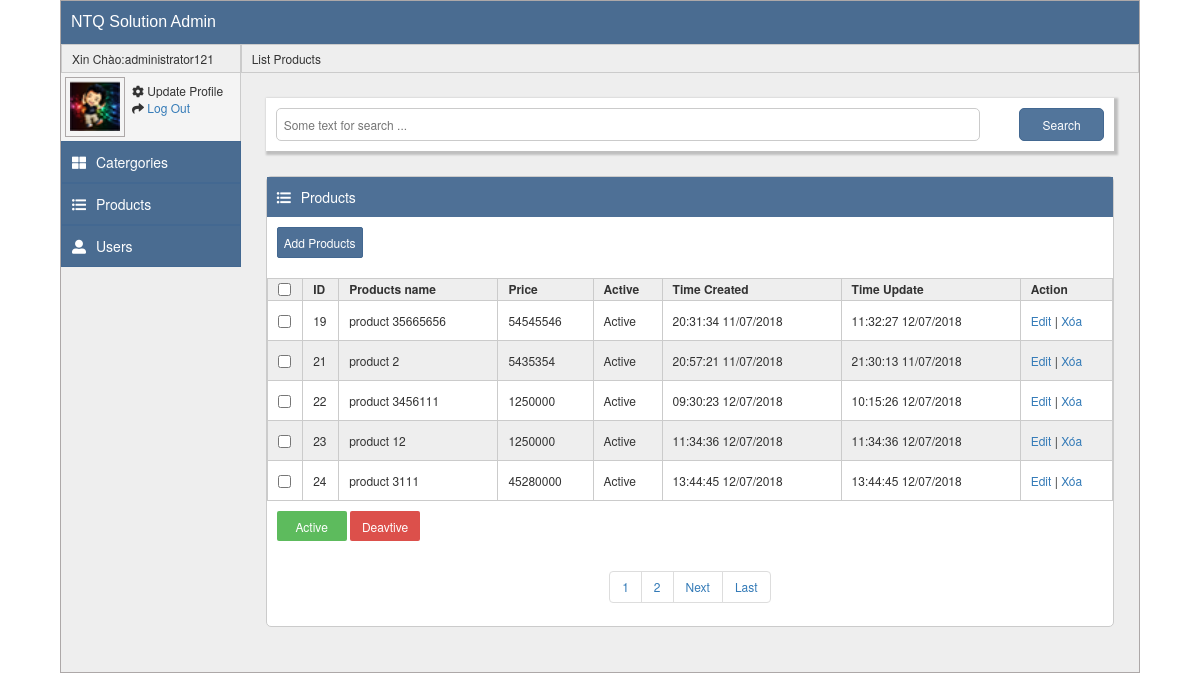
Page /product/index (signed in) on the committed database.
### tables this page shows
CREATE TABLE `product` (
  `id` int(11) NOT NULL,
  `name_product` varchar(255) NOT NULL,
  `image` text NOT NULL,
  `description` text NOT NULL,
  `price` double DEFAULT NULL,
  `status` int(11) DEFAULT '0',
  `time_create` int(11) DEFAULT NULL,
  `time_update` int(11) DEFAULT NULL
);

### libs/Controller.php (called while the page is built, shortened)
<?php
class Controller
{
    public function LoadModel($name)
    {
        $path = __MODEL_PATH . $name . "_Model.php";
        if (file_exists($path)) {
            $this->model = new $name;
        }
    }
}
?>

### libs/Model.php (called while the page is built, shortened)
<?php
class Model{
	protected $DB_HOST = __HOST;
	protected $DB_NAME = __DB_NAME;
	protected $DB_USER = __USER;
	protected $DB_PASSWORD = __PASS;
	protected $conn;
    public function __construct(){
		if ($this->conn == NULL){
	       	$this->conn = mysqli_connect($this->DB_HOST,$this->DB_USER,$this->DB_PASSWORD,$this->DB_NAME) or die ('Lỗi kết nối');
	        mysqli_set_charset($this->conn, 'UTF8');
	    }
	}
	public function query($sql){
		$this->result = mysqli_query($this->conn,$sql);
	}
	public function num_rows(){
		if($this->result){
		    $rows=mysqli_num_rows($this->result);
		}
		else{
		    $rows=0;
		}
		return $rows;
	}
	public function select($table, $where='')
	{
		$sql="select * from $table $where";
		$this->query($sql);
	}
}
?>

### models/product_Model.php (called while the page is built, shortened)
<?php
class product_Model extends Model
{
	public $table="product";
	public function getdata(){
		$this->select($this->table);
		if($this->num_rows()==0){
         return false;
		}else{
		return true;
		}
	}
}
 ?>

### index.php (called while the page is built, shortened)
<?php
require_once(__LIB_PATH."Session.php");
require_once(__LIB_PATH."Controller.php");
require_once(__LIB_PATH."View.php");
require_once(__LIB_PATH."Model.php");
require_once(__LIB_PATH."Bootstrap.php");
require_once(__LIB_PATH."Pagination.php");
$bootstrap= new Bootstrap;
?>

### libs/Session.php (called while the page is built, shortened)
<?php
class Session{
	public static function get($key){
		if(isset($_SESSION[$key])){
		return $_SESSION[$key];
		}
	}
}
?>

### views/product/index.php (the view, shortened to what this page needs)
<div class="main__right-product js_product">
	<p class="main__right-product__breadcum">List Products</p>
	<div class="main__right-product__list js_product_list">
		<div class="main__right-product__content">
			<form action="<?php echo __SITE_PATH."product/search";?>" method="GET" role="form">
				<div class="main__right-catergory__content__search">
					<input type="text" name="search" placeholder="Some text for search ...">
					<button type="submit" class="main__right-catergory__content__button">Search</button>
				</div>
			</form>
			<form action="" method="POST" role="form">
			<div class="main__right-product__content__management">
				<div class="main__right-product__content__management__head"><i class="fas fa-list-ul"></i>Products</div>
				<button type="button" class="main__right-product__content__management__button js_add-product"><a href="<?php echo __SITE_PATH."product/add";?>" title="">Add Products</a></button>
				<table>
					<tbody>
						<tr>
							<th>
								<input type="checkbox" id="toggle" value="select" onClick="do_this()" />
							</th>
							<th>ID</th>
							<th>Products name</th>
							<th>Price</th>
							<th>Active</th>
							<th>Time Created</th>
							<th>Time Update</th>
							<th>Action</th>
						</tr>
						<?php foreach ($data as $row): ?>
						<tr>
							<td><input type="checkbox"name="checkid[]" value="<?php echo $row['id']; ?>" ></td>
							<td><?php echo $row['id']; ?></td>
							<td><?php echo $row['name_product']; ?></td>
							<td><?php echo $row['price']; ?></td>
							<td><?php echo $row['status'] == 0 ?  "Active" : "Deactive"; ?></td>
							<td><?php echo date("H:i:s d/m/Y",$row['time_create']); ?></td>
							<td><?php echo date("H:i:s d/m/Y",$row['time_update']); ?></td>
							<td>
								<a class="" href="<?php echo __SITE_PATH."product/edit/".$row['id'];?>">Edit</a> |
								<a href="<?php echo __SITE_PATH."product/delete/".$row['id'];?>" class="">Xóa</a>
							</td>
						</tr>
						<?php endforeach ?>
					</tbody>
				</table>
				<button type="submit" name="active" value="active" class="main__right-catergory__content__management__button_accept">Active
				</button>
				<button type="submit" name="deactive" value="deactive" class="main__right-catergory__content__management__button_deaccept">Deavtive</button>
			</form>
				<div class="phantrang">
					<?php echo $pagination; ?>
				</div>
			</div>
		</div>
	</div>
</div>

### libs/Pagination.php (shortened to what this page needs)
<?php
class Pagination
{
    protected $_config = array(
        'current_page'  => 1,
        'total_record'  => 1,
        'total_page'    => 1,
        'limit'         => 10,
        'start'         => 0,
        'link_full'     => '',
        'link_first'    => '',
    );
    function init($config = array())
    {
        foreach ($config as $key => $val){
            if (isset($this->_config[$key])){
                $this->_config[$key] = $val;
            }
        }
        $this->_config['total_page'] = ceil($this->_config['total_record'] / $this->_config['limit']);
        $this->_config['start'] = ($this->_config['current_page'] - 1) * $this->_config['limit'];
    }
    private function __link($page)
    {
        return str_replace('{page}', $page, $this->_config['link_full']);
    }
    function html()
    {
        $p = '';
        if ($this->_config['total_record'] > $this->_config['limit'])
        {
            $p = '<ul class="pagination phantrang">';
            for ($i = 1; $i <= $this->_config['total_page']; $i++)
            {
                if ($this->_config['current_page'] == $i){
                    $p .= '<li><span>'.$i.'</span></li>';
                }
                else{
                    $p .= '<li><a href="'.$this->__link($i).'">'.$i.'</a></li>';
                }
            }
            if ($this->_config['current_page'] < $this->_config['total_page'])
            {
                $p .= '<li><a href="'.$this->__link($this->_config['current_page'] + 1).'">Next</a></li>';
                $p .= '<li><a href="'.$this->__link($this->_config['total_page']).'">Last</a></li>';
            }
            $p .= '</ul>';
        }
        return $p;
    }
}
 ?>

### libs/Bootstrap.php (shortened to what this page needs)
<?php
class Bootstrap{
	public function __construct(){
	  if(isset($_GET['url'])){
		  $url=rtrim($_GET['url'],"/");
		  $url=explode('/',$url);
		  $c=$url[0];
	  }else{
		  $c="index";
	  }
	  $controller=new $name_controller;
	  $controller->LoadModel($c);
	   	if(isset($url[2])){
			  $controller->{$url[1]}($url[2]);
		  }else{
			  if(isset($url[1])){
			  $controller->{$url[1]}();
			  }else{
			  $controller->index();
			  }
		  }
	}
}
?>

### controllers/product_Controller.php (shortened to what this page needs)
<?php
class product_Controller extends Controller
{
	public function index(){
		if ($this->model->getdata() == true) {
			$total = $this->model->fetch();
			$datacount = count($total);
            $limit = 5;
            $config = array(
                'current_page'  => isset($_GET['page']) ? $_GET['page'] : 1,
                'total_record'  => $datacount,
                'limit'         => $limit,
                'link_full'     => __SITE_PATH.'product/index?page={page}',
                'link_first'    => 'index',
            );
            $data2 = $this->model->queryfetch();
            $paging = new Pagination();
            $paging->init($config);
            $pagination = $paging->html();
			$this->view->render("product/index",$data2,$pagination);
		}else{
			$this->view->render("product/index");
		}
	}
}
 ?>

### libs/View.php (shortened to what this page needs)
<?php
class View{
	public function render($link,$data=array(),$pagination='',$error_view=array()){
		if (is_array($data)) {
			require_once __TEMPLATES_PATH."header.php";
			echo "<div id='conten'>";
				require_once(__VIEW_PATH.$link.".php");
			echo"</div>";
			require_once __TEMPLATES_PATH."footer.php";
		}else{
			require_once __TEMPLATES_PATH."header.php";
			echo "<div id='conten'>";
				require_once(__VIEW_PATH.$link.".php");
			echo"</div>";
			require_once __TEMPLATES_PATH."footer.php";
		}
			require_once __TEMPLATES_PATH."header.php";
			require_once __TEMPLATES_PATH."footer.php";
	}
}
?>

### templates/header.php (shortened to what this page needs)
<!DOCTYPE html>
<html lang="en">
<head>
    <link rel="stylesheet" type="text/css" href="<?php echo __SITE_PATH ?>public/css/main.css">
    <link rel="stylesheet" type="text/css" href="<?php echo __SITE_PATH ?>public/link/Bootstrap 3/css/bootstrap.min.css">
    <link rel="stylesheet" type="text/css" href="<?php echo __SITE_PATH ?>public/icons/css/fontawesome-all.min.css">
</head>
<body>
    <div class="body_m">
        <div class="header">
            NTQ Solution Admin
        </div>
            <div class="main">
                <div class="main__left">
                    <?php
                        if(Session::get("login")==true){
                        echo "<p class='main__left__tit'>"."Xin Chào:".Session::get("user"). "</p>";
                        }else{
                            echo " <a class='main__left__user' href='".__SITE_PATH."user/login'>Login</a>";
                    }?>
                    <div class="main__left__user">
                        <div class="main__left__user__avatar">
                        <img src="<?php echo __SITE_PATH ?>public/avatar.png" alt="">
                        </div>
                        <div class="main__left__user__ctrl">
                            <p>
                                <i class="fas fa-cog"></i>
                                Update Profile
                            </p>
                            <p>
                                <i class="fas fa-share"></i>
                                <a href="<?php echo __SITE_PATH.'user/logout' ?>" title="">Log Out</a>
                            </p>
                        </div>
                    </div>
                    <ul class="main__left__menu">
                        <li><a href="<?php echo __SITE_PATH.'category/index'; ?>" class="js_menu_catergory"><i class="fas fa-th-large"></i>Catergories</a></li>
                        <li><a href="<?php echo __SITE_PATH.'product/index'; ?>" class="js_menu_product"><i class="fas fa-list-ul"></i>Products</a></li>
                        <li><a href="<?php echo __SITE_PATH.'user/index'; ?>" class="js_menu_user"><i class="fas fa-user-alt"></i>Users</a></li>
                    </ul>
                </div>

### templates/footer.php (shortened to what this page needs)
    			</div>
	</body>
</html>

### public/css/main.css (style rules this page uses)
* { margin: 0; padding: 0; }
div.phantrang { text-align: center; }
button.main__right-product__content__management__button.js_add-product a { color: white; text-decoration: none; }
div#conten { width: 100%; }
.body_m { width: 90%; height: auto; margin: auto; background: #eee; border: 1px solid #ada8a8; }
.body_m .header { background: #4a6c91; color: #fff; font-size: 16px; font-family: arial; padding: 10px 10px; }
.body_m .main { width: 100%; height: auto; background: #eee; display: flex; font-size: 12px; }
.body_m .main .main__left { width: 20%; }
.body_m .main .main__left__tit { border: 1px solid #cbcbcb; padding: 5px 10px; margin: 0; }
.body_m .main .main__left__user { display: flex; padding: 4px; border-right: 1px solid #cbcbcb; background: #f4f4f4; }
.body_m .main .main__left__user__avatar { width: 60px; height: 60px; line-height: 60px; border: 1px solid #ada8a8; padding-top: 3px; }
.body_m .main .main__left__user__avatar img { width: 50px; height: 50px; display: block; margin: auto; }
.body_m .main .main__left__user__ctrl { padding-left: 7px; padding-top: 5px; }
.body_m .main .main__left__user__ctrl p { margin: 0; }
.body_m .main .main__left__menu { list-style: none; padding: 0; font-size: 14px; }
.body_m .main .main__left__menu li { padding: 10px 10px; background: #4a6c91; color: #fff; border: 1px solid #436891; }
.body_m .main .main__left__menu li a { color: #fff; }
.body_m .main .main__left__menu li i { padding-right: 10px; }
.body_m .main .main__right-catergory__content__search { background: #fff; box-shadow: 2px 2px 2px 2px rgba(0, 0, 0, 0.2); padding: 10px; position: relative; margin-bottom: 25px; }
.body_m .main .main__right-catergory__content__search input { width: 85%; padding: 7px; color: #ada8a8; margin-right: 2%; border: 1px solid #cbcbcb; border-radius: 5px; }
.body_m .main .main__right-catergory__content__search button { position: absolute; padding: 7px; width: 10%; right: 10px; background: #52759b; border: 1px solid #436891; border-radius: 5px; color: #fff; }
.body_m .main .main__right-catergory__content__management__button_accept { margin-bottom: 10px; width: 70px; height: 30px; color: #fff; text-align: center; border: none; border-radius: 2px; background: #5dbb5d; margin-left: 10px; }
.body_m .main .main__right-catergory__content__management__button_deaccept { margin-bottom: 10px; width: 70px; height: 30px; color: #fff; text-align: center; border: none; border-radius: 2px; background: #dc504b; }
.body_m .main .main__right-product { width: 100%; }
.body_m .main .main__right-product__breadcum { border: 1px solid #cbcbcb; padding: 5px 10px; margin: 0; }
.body_m .main .main__right-product__content { padding: 25px; }
.body_m .main .main__right-product__content__management { width: 100%; height: auto; border: 1px solid #cbcbcb; margin-bottom: 20px; border-radius: 5px; background: #fff; }
.body_m .main .main__right-product__content__management__head { padding: 10px; background: #4e7096; color: #fff; font-size: 14px; margin-bottom: 10px; }
.body_m .main .main__right-product__content__management__head i { margin-right: 10px; }
.body_m .main .main__right-product__content__management__button { color: #fff; padding: 6px; font-size: 12px; background: #4e7096; border: 1px solid #436891; border-radius: 2px; margin-left: 10px; margin-bottom: 20px; }
.body_m .main .main__right-product__content__management table { margin-bottom: 10px; width: 100%; height: auto; border: 1px solid #cbcbcb; text-align: left; }
.body_m .main .main__right-product__content__management table tr { height: 40px; border-bottom: 1px solid #cbcbcb; }
.body_m .main .main__right-product__content__management table tr th, .body_m .main .main__right-product__content__management table tr td { border-right: 1px solid #cbcbcb; padding-left: 10px; }
.body_m .main .main__right-product__content__management table tr:first-child { height: 20px; }
.body_m .main .main__right-product__content__management table tr:first-child th { text-align: left; }
.body_m .main .main__right-product__content__management table tr:nth-child(2n+1) { background: #eee; }

### rows in the picture
product: id "19", name_product "product 35665656", price "54545546", status "Active", time_create "20:31:34 11/07/2018", time_update "11:32:27 12/07/2018"
product: id "21", name_product "product 2", price "5435354", status "Active", time_create "20:57:21 11/07/2018", time_update "21:30:13 11/07/2018"
product: id "22", name_product "product 3456111", price "1250000", status "Active", time_create "09:30:23 12/07/2018", time_update "10:15:26 12/07/2018"
product: id "23", name_product "product 12", price "1250000", status "Active", time_create "11:34:36 12/07/2018", time_update "11:34:36 12/07/2018"
product: id "24", name_product "product 3111", price "45280000", status "Active", time_create "13:44:45 12/07/2018", time_update "13:44:45 12/07/2018"

### other values in the picture
Session::get("user") "administrator121"
